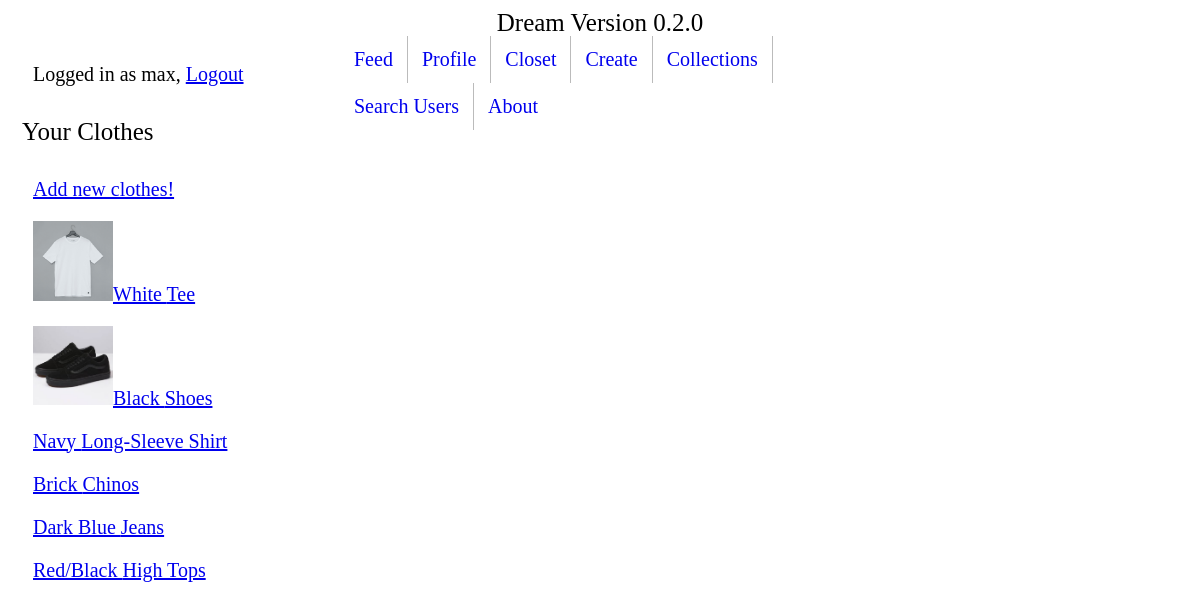
Before: /clothing/closet/ (signed in) with the older database file.
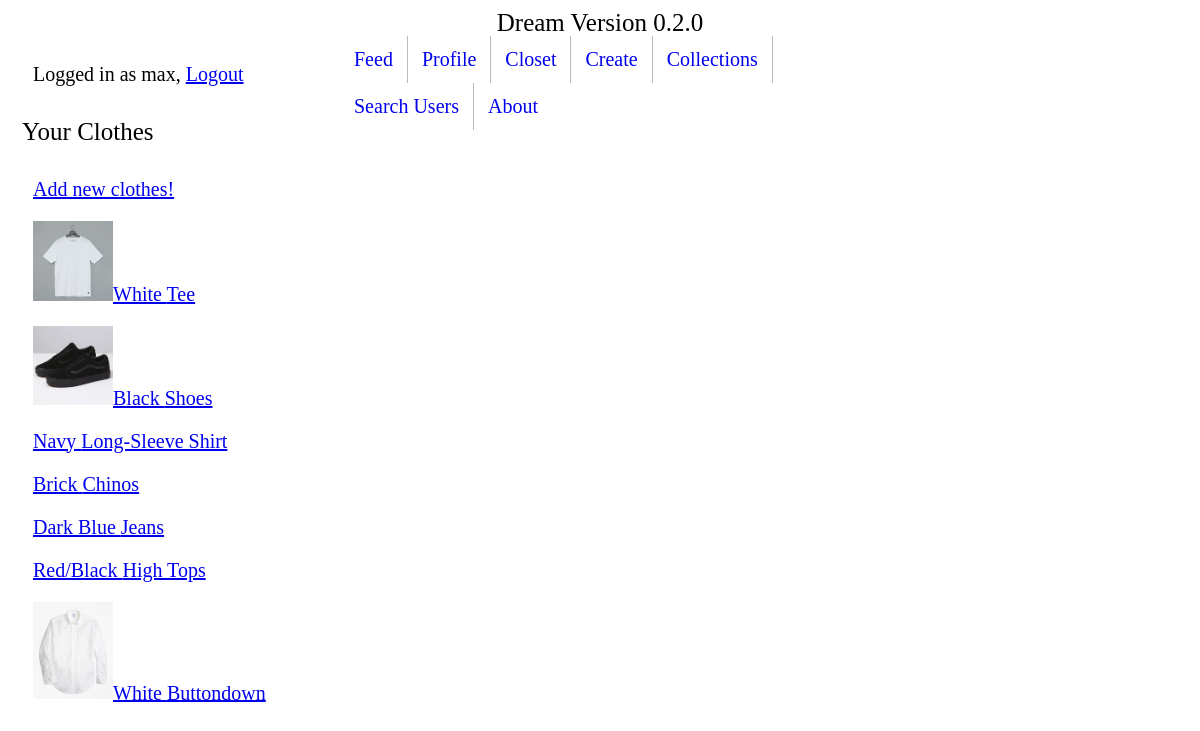
After: the same page with the newer database file.
### clothing/models.py (models this page shows, shortened)
class Article(models.Model):
    location_choices = (
        ('TOP', 'Top'),
        ('BTM', 'Bottom'),
        ('SHS', 'Shoes'),
    )
    creator = models.ForeignKey(User, on_delete=models.SET_NULL, null=True)
    actual_location = models.CharField(max_length=60, choices=location_choices, default='None', null=True)
    clothing_type = models.CharField(max_length=60)  # henley, jeans, sneakers
    color = models.CharField(max_length=20)
    cut = models.CharField(max_length=60, blank=True)
    pattern = models.CharField(max_length=60, blank=True)
    material = models.CharField(max_length=60, blank=True)
    image = models.ImageField(upload_to='article-image', blank=True)
    favorited = models.ManyToManyField(User, blank=True, related_name="article_favorited_by")
    def get_absolute_url(self):
        return reverse('clothing:article-detail', kwargs={"pk": self.pk})

### clothing/views.py (the view)
# urls.py: path('closet/', ArticleListView.as_view(), name='clothing-list'),
class ArticleListView(ListView, LoginRequiredMixin):
    def get_queryset(self):
        return Article.objects.filter(creator=self.request.user)

### clothing/templates/clothing/article_list.html
{% extends 'base.html' %}
{% block content %}
<h1>Your Clothes</h1>
<p><a href="create-article/">Add new clothes!</a></p>
{% for instance in object_list %}
     <div class="list-img-format">
    {% if instance.image %}
            <p><img src="{{ instance.image.url }}" alt="No Image." width = 80><a href='{{ instance.get_absolute_url }}'>{{ instance.color }} {{ instance.clothing_type }}</a></p>
    {% else %}
        <p><a href='{{ instance.get_absolute_url }}'>{{ instance.color }} {{ instance.clothing_type }}</a></p>
    {% endif %}
     </div>
{% endfor %}
{% endblock %}

Changed rows visible on the page:
added Article: image (picture), color "White", clothing_type "Buttondown"
